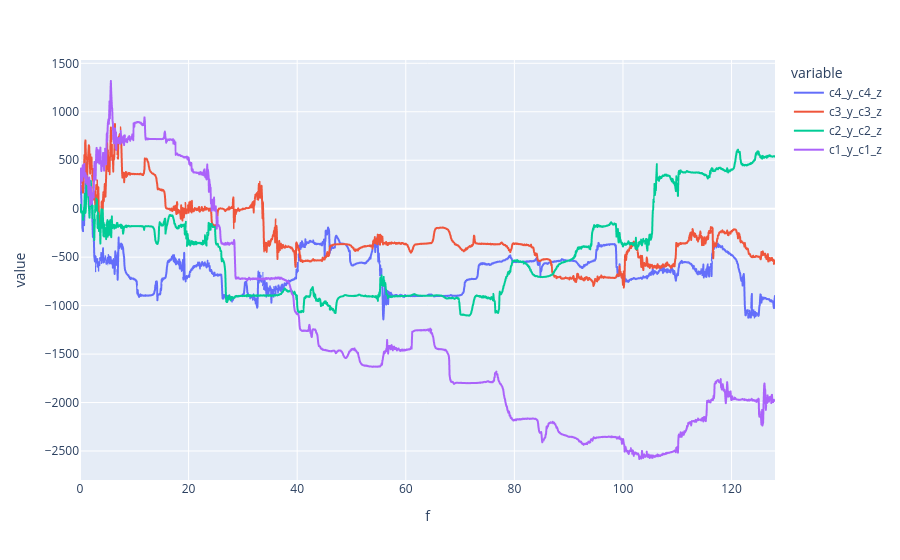

Notebook code cell kept with this figure:
### Code cell
px.line(phase_cross_spectrums, y=["c4_y_c4_z", "c3_y_c3_z", "c2_y_c2_z", "c1_y_c1_z"])

### Figure 1 — Plotly figure (JSON) as saved in the notebook; plotly's stock layout.template omitted (floating-point values rounded to 4 significant figures; data arrays with more than 128 entries replaced by an {"elided": "..."} marker saying what was removed)
{"data": [{"hovertemplate": "variable=c4_y_c4_z<br>f=%{x}<br>value=%{y}<extra></extra>", "legendgroup": "c4_y_c4_z", "line": {"color": "#636efa", "dash": "solid"}, "marker": {"symbol": "circle"}, "mode": "lines", "name": "c4_y_c4_z", "showlegend": true, "type": "scattergl", "x": {"elided": "2049 float values"}, "xaxis": "x", "y": {"elided": "2049 float values"}, "yaxis": "y"}, {"hovertemplate": "variable=c3_y_c3_z<br>f=%{x}<br>value=%{y}<extra></extra>", "legendgroup": "c3_y_c3_z", "line": {"color": "#EF553B", "dash": "solid"}, "marker": {"symbol": "circle"}, "mode": "lines", "name": "c3_y_c3_z", "showlegend": true, "type": "scattergl", "x": {"elided": "2049 float values"}, "xaxis": "x", "y": {"elided": "2049 float values"}, "yaxis": "y"}, {"hovertemplate": "variable=c2_y_c2_z<br>f=%{x}<br>value=%{y}<extra></extra>", "legendgroup": "c2_y_c2_z", "line": {"color": "#00cc96", "dash": "solid"}, "marker": {"symbol": "circle"}, "mode": "lines", "name": "c2_y_c2_z", "showlegend": true, "type": "scattergl", "x": {"elided": "2049 float values"}, "xaxis": "x", "y": {"elided": "2049 float values"}, "yaxis": "y"}, {"hovertemplate": "variable=c1_y_c1_z<br>f=%{x}<br>value=%{y}<extra></extra>", "legendgroup": "c1_y_c1_z", "line": {"color": "#ab63fa", "dash": "solid"}, "marker": {"symbol": "circle"}, "mode": "lines", "name": "c1_y_c1_z", "showlegend": true, "type": "scattergl", "x": {"elided": "2049 float values"}, "xaxis": "x", "y": {"elided": "2049 float values"}, "yaxis": "y"}], "layout": {"legend": {"title": {"text": "variable"}, "tracegroupgap": 0}, "margin": {"t": 60}, "xaxis": {"anchor": "y", "domain": [0, 1], "title": {"text": "f"}}, "yaxis": {"anchor": "x", "domain": [0, 1], "title": {"text": "value"}}}}
